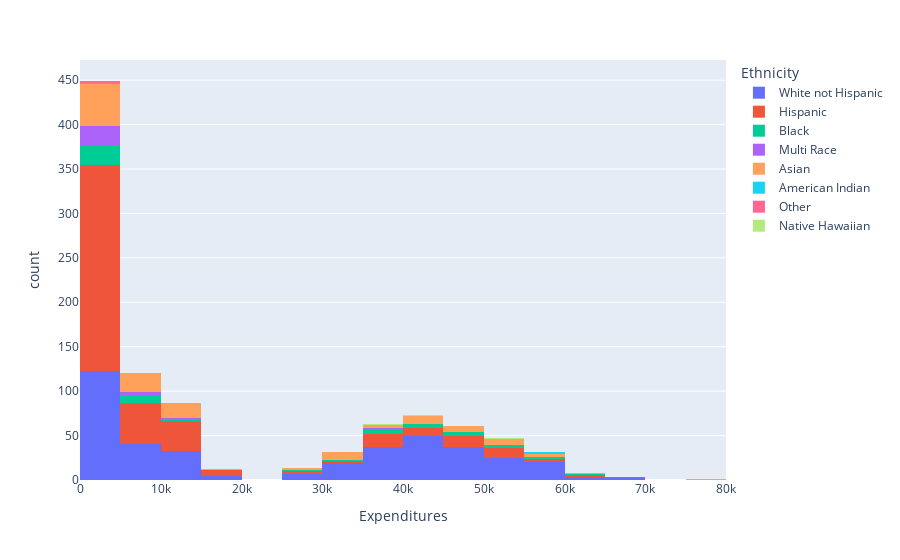

Notebook code cell kept with this figure:
### Markdown cell above
Using plotly:

### Code cell
fig = px.histogram(california, x="Expenditures", color="Ethnicity")
fig.show()

### Figure 1 — Plotly figure (JSON) as saved in the notebook; plotly's stock layout.template omitted (floating-point values rounded to 4 significant figures; data arrays with more than 128 entries replaced by an {"elided": "..."} marker saying what was removed)
{"data": [{"alignmentgroup": "True", "bingroup": "x", "hovertemplate": "Ethnicity=White not Hispanic<br>Expenditures=%{x}<br>count=%{y}<extra></extra>", "legendgroup": "White not Hispanic", "marker": {"color": "#636efa", "pattern": {"shape": ""}}, "name": "White not Hispanic", "offsetgroup": "White not Hispanic", "orientation": "v", "showlegend": true, "type": "histogram", "x": {"elided": "401 int values"}, "xaxis": "x", "yaxis": "y"}, {"alignmentgroup": "True", "bingroup": "x", "hovertemplate": "Ethnicity=Hispanic<br>Expenditures=%{x}<br>count=%{y}<extra></extra>", "legendgroup": "Hispanic", "marker": {"color": "#EF553B", "pattern": {"shape": ""}}, "name": "Hispanic", "offsetgroup": "Hispanic", "orientation": "v", "showlegend": true, "type": "histogram", "x": {"elided": "376 int values"}, "xaxis": "x", "yaxis": "y"}, {"alignmentgroup": "True", "bingroup": "x", "hovertemplate": "Ethnicity=Black<br>Expenditures=%{x}<br>count=%{y}<extra></extra>", "legendgroup": "Black", "marker": {"color": "#00cc96", "pattern": {"shape": ""}}, "name": "Black", "offsetgroup": "Black", "orientation": "v", "showlegend": true, "type": "histogram", "x": [3873, 34795, 3867, 5696, 2559, 42192, 8730, 37247, 5324, 46513, 4814, 8687, 46873, 1212, 4554, 2797, 3909, 2341, 43545, 1398, 37697, 49056, 44910, 4918, 12259, 36576, 4949, 48021, 1790, 38085, 54680, 46132, 3948, 41522, 5583, 5025, 3584, 1854, 55442, 38400, 1733, 4166, 52618, 31853, 2261, 1611, 3125, 11491, 58594, 28061, 60808, 9675, 2834, 51084, 43109, 11327, 7061, 5183, 240], "xaxis": "x", "yaxis": "y"}, {"alignmentgroup": "True", "bingroup": "x", "hovertemplate": "Ethnicity=Multi Race<br>Expenditures=%{x}<br>count=%{y}<extra></extra>", "legendgroup": "Multi Race", "marker": {"color": "#ab63fa", "pattern": {"shape": ""}}, "name": "Multi Race", "offsetgroup": "Multi Race", "orientation": "v", "showlegend": true, "type": "histogram", "x": [5340, 3775, 1149, 4664, 2296, 2918, 1622, 3399, 2140, 1144, 38619, 7564, 11054, 3000, 2885, 1053, 5062, 697, 1893, 669, 3259, 2335, 2359, 1048, 2258, 3673], "xaxis": "x", "yaxis": "y"}, {"alignmentgroup": "True", "bingroup": "x", "hovertemplate": "Ethnicity=Asian<br>Expenditures=%{x}<br>count=%{y}<extra></extra>", "legendgroup": "Asian", "marker": {"color": "#FFA15A", "pattern": {"shape": ""}}, "name": "Asian", "offsetgroup": "Asian", "orientation": "v", "showlegend": true, "type": "histogram", "x": {"elided": "129 int values"}, "xaxis": "x", "yaxis": "y"}, {"alignmentgroup": "True", "bingroup": "x", "hovertemplate": "Ethnicity=American Indian<br>Expenditures=%{x}<br>count=%{y}<extra></extra>", "legendgroup": "American Indian", "marker": {"color": "#19d3f3", "pattern": {"shape": ""}}, "name": "American Indian", "offsetgroup": "American Indian", "orientation": "v", "showlegend": true, "type": "histogram", "x": [55430, 3726, 58392, 28205], "xaxis": "x", "yaxis": "y"}, {"alignmentgroup": "True", "bingroup": "x", "hovertemplate": "Ethnicity=Other<br>Expenditures=%{x}<br>count=%{y}<extra></extra>", "legendgroup": "Other", "marker": {"color": "#FF6692", "pattern": {"shape": ""}}, "name": "Other", "offsetgroup": "Other", "orientation": "v", "showlegend": true, "type": "histogram", "x": [2018, 4615], "xaxis": "x", "yaxis": "y"}, {"alignmentgroup": "True", "bingroup": "x", "hovertemplate": "Ethnicity=Native Hawaiian<br>Expenditures=%{x}<br>count=%{y}<extra></extra>", "legendgroup": "Native Hawaiian", "marker": {"color": "#B6E880", "pattern": {"shape": ""}}, "name": "Native Hawaiian", "offsetgroup": "Native Hawaiian", "orientation": "v", "showlegend": true, "type": "histogram", "x": [50141, 40727, 37479], "xaxis": "x", "yaxis": "y"}], "layout": {"barmode": "relative", "legend": {"title": {"text": "Ethnicity"}, "tracegroupgap": 0}, "margin": {"t": 60}, "xaxis": {"anchor": "y", "domain": [0, 1], "title": {"text": "Expenditures"}}, "yaxis": {"anchor": "x", "domain": [0, 1], "title": {"text": "count"}}}}
